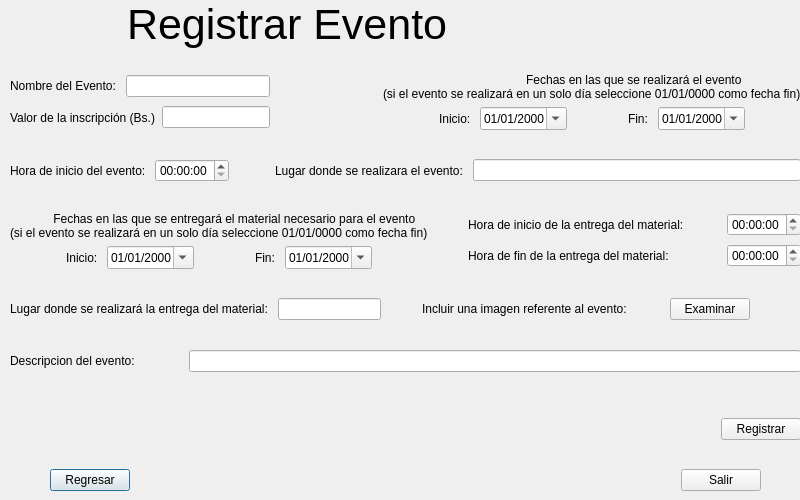
<?xml version="1.0" encoding="UTF-8"?>
<ui version="4.0">
 <class>RegEventWindow</class>
 <widget class="QDialog" name="RegEventWindow">
  <property name="geometry">
   <rect>
    <x>0</x>
    <y>0</y>
    <width>800</width>
    <height>500</height>
   </rect>
  </property>
  <property name="windowTitle">
   <string>Championship</string>
  </property>
  <property name="windowIcon">
   <iconset resource="img/logo.qrc">
    <normaloff>:/logo/logo.png</normaloff>:/logo/logo.png</iconset>
  </property>
  <widget class="QWidget" name="layoutWidget">
   <property name="geometry">
    <rect>
     <x>10</x>
     <y>0</y>
     <width>791</width>
     <height>491</height>
    </rect>
   </property>
   <layout class="QGridLayout" name="gridLayout_4">
    <item row="3" column="0" colspan="5">
     <layout class="QHBoxLayout" name="horizontalLayout_24">
      <item>
       <layout class="QVBoxLayout" name="verticalLayout_6">
        <item>
         <layout class="QHBoxLayout" name="horizontalLayout_25">
          <item>
           <spacer name="horizontalSpacer_27">
            <property name="orientation">
             <enum>Qt::Horizontal</enum>
            </property>
            <property name="sizeHint" stdset="0">
             <size>
              <width>40</width>
              <height>20</height>
             </size>
            </property>
           </spacer>
          </item>
          <item>
           <widget class="QPushButton" name="pbRegresar">
            <property name="enabled">
             <bool>true</bool>
            </property>
            <property name="text">
             <string>Regresar</string>
            </property>
           </widget>
          </item>
          <item>
           <spacer name="horizontalSpacer_28">
            <property name="orientation">
             <enum>Qt::Horizontal</enum>
            </property>
            <property name="sizeHint" stdset="0">
             <size>
              <width>40</width>
              <height>20</height>
             </size>
            </property>
           </spacer>
          </item>
         </layout>
        </item>
       </layout>
      </item>
      <item>
       <spacer name="horizontalSpacer_29">
        <property name="orientation">
         <enum>Qt::Horizontal</enum>
        </property>
        <property name="sizeHint" stdset="0">
         <size>
          <width>40</width>
          <height>20</height>
         </size>
        </property>
       </spacer>
      </item>
      <item>
       <spacer name="horizontalSpacer_30">
        <property name="orientation">
         <enum>Qt::Horizontal</enum>
        </property>
        <property name="sizeHint" stdset="0">
         <size>
          <width>40</width>
          <height>20</height>
         </size>
        </property>
       </spacer>
      </item>
      <item>
       <spacer name="horizontalSpacer_31">
        <property name="orientation">
         <enum>Qt::Horizontal</enum>
        </property>
        <property name="sizeHint" stdset="0">
         <size>
          <width>40</width>
          <height>20</height>
         </size>
        </property>
       </spacer>
      </item>
      <item>
       <layout class="QVBoxLayout" name="verticalLayout_7">
        <item>
         <layout class="QHBoxLayout" name="horizontalLayout_26">
          <item>
           <spacer name="horizontalSpacer_32">
            <property name="orientation">
             <enum>Qt::Horizontal</enum>
            </property>
            <property name="sizeHint" stdset="0">
             <size>
              <width>40</width>
              <height>20</height>
             </size>
            </property>
           </spacer>
          </item>
          <item>
           <widget class="QPushButton" name="pbSalir">
            <property name="text">
             <string>Salir</string>
            </property>
           </widget>
          </item>
          <item>
           <spacer name="horizontalSpacer_33">
            <property name="orientation">
             <enum>Qt::Horizontal</enum>
            </property>
            <property name="sizeHint" stdset="0">
             <size>
              <width>40</width>
              <height>20</height>
             </size>
            </property>
           </spacer>
          </item>
         </layout>
        </item>
       </layout>
      </item>
     </layout>
    </item>
    <item row="0" column="2">
     <spacer name="horizontalSpacer_34">
      <property name="orientation">
       <enum>Qt::Horizontal</enum>
      </property>
      <property name="sizeHint" stdset="0">
       <size>
        <width>40</width>
        <height>20</height>
       </size>
      </property>
     </spacer>
    </item>
    <item row="2" column="0" colspan="5">
     <layout class="QVBoxLayout" name="verticalLayout_8">
      <item>
       <layout class="QGridLayout" name="gridLayout_5">
        <item row="0" column="0">
         <layout class="QHBoxLayout" name="horizontalLayout_27">
          <item>
           <widget class="QLabel" name="nombreEventotl_2">
            <property name="text">
             <string>Nombre del Evento: </string>
            </property>
           </widget>
          </item>
          <item>
           <widget class="QLineEdit" name="leEventName"/>
          </item>
         </layout>
        </item>
        <item row="0" column="1">
         <spacer name="horizontalSpacer_35">
          <property name="orientation">
           <enum>Qt::Horizontal</enum>
          </property>
          <property name="sizeHint" stdset="0">
           <size>
            <width>40</width>
            <height>20</height>
           </size>
          </property>
         </spacer>
        </item>
        <item row="0" column="2" rowspan="2">
         <layout class="QVBoxLayout" name="verticalLayout_9">
          <item>
           <layout class="QHBoxLayout" name="horizontalLayout_28">
            <item>
             <widget class="QLabel" name="label_5">
              <property name="text">
               <string>                                           Fechas en las que se realizará el evento
(si el evento se realizará en un solo día seleccione 01/01/0000 como fecha fin)</string>
              </property>
             </widget>
            </item>
           </layout>
          </item>
          <item>
           <layout class="QHBoxLayout" name="horizontalLayout_29">
            <item>
             <spacer name="horizontalSpacer_36">
              <property name="orientation">
               <enum>Qt::Horizontal</enum>
              </property>
              <property name="sizeHint" stdset="0">
               <size>
                <width>40</width>
                <height>20</height>
               </size>
              </property>
             </spacer>
            </item>
            <item>
             <widget class="QLabel" name="label_13">
              <property name="text">
               <string>Inicio: </string>
              </property>
             </widget>
            </item>
            <item>
             <widget class="QDateEdit" name="deDateBegEv">
              <property name="displayFormat">
               <string>dd/MM/yyyy</string>
              </property>
              <property name="calendarPopup">
               <bool>true</bool>
              </property>
             </widget>
            </item>
            <item>
             <spacer name="horizontalSpacer_37">
              <property name="orientation">
               <enum>Qt::Horizontal</enum>
              </property>
              <property name="sizeHint" stdset="0">
               <size>
                <width>40</width>
                <height>20</height>
               </size>
              </property>
             </spacer>
            </item>
            <item>
             <widget class="QLabel" name="label_14">
              <property name="text">
               <string>Fin: </string>
              </property>
             </widget>
            </item>
            <item>
             <widget class="QDateEdit" name="deDateFinEv">
              <property name="displayFormat">
               <string>dd/MM/yyyy</string>
              </property>
              <property name="calendarPopup">
               <bool>true</bool>
              </property>
             </widget>
            </item>
            <item>
             <spacer name="horizontalSpacer_38">
              <property name="orientation">
               <enum>Qt::Horizontal</enum>
              </property>
              <property name="sizeHint" stdset="0">
               <size>
                <width>40</width>
                <height>20</height>
               </size>
              </property>
             </spacer>
            </item>
           </layout>
          </item>
         </layout>
        </item>
        <item row="1" column="0">
         <layout class="QHBoxLayout" name="horizontalLayout_30">
          <item>
           <widget class="QLabel" name="valorinscripciontl_2">
            <property name="text">
             <string>Valor de la inscripción (Bs.)</string>
            </property>
           </widget>
          </item>
          <item>
           <widget class="QLineEdit" name="leInscripValue"/>
          </item>
         </layout>
        </item>
        <item row="1" column="1">
         <spacer name="horizontalSpacer_39">
          <property name="orientation">
           <enum>Qt::Horizontal</enum>
          </property>
          <property name="sizeHint" stdset="0">
           <size>
            <width>40</width>
            <height>20</height>
           </size>
          </property>
         </spacer>
        </item>
       </layout>
      </item>
      <item>
       <spacer name="verticalSpacer_12">
        <property name="orientation">
         <enum>Qt::Vertical</enum>
        </property>
        <property name="sizeHint" stdset="0">
         <size>
          <width>20</width>
          <height>17</height>
         </size>
        </property>
       </spacer>
      </item>
      <item>
       <layout class="QHBoxLayout" name="horizontalLayout_31">
        <item>
         <layout class="QHBoxLayout" name="horizontalLayout_32">
          <item>
           <widget class="QLabel" name="horaeventotl_2">
            <property name="text">
             <string>Hora de inicio del evento: </string>
            </property>
           </widget>
          </item>
          <item>
           <widget class="QTimeEdit" name="teEventHour">
            <property name="calendarPopup">
             <bool>false</bool>
            </property>
            <property name="time">
             <time>
              <hour>0</hour>
              <minute>0</minute>
              <second>0</second>
             </time>
            </property>
           </widget>
          </item>
         </layout>
        </item>
        <item>
         <spacer name="horizontalSpacer_40">
          <property name="orientation">
           <enum>Qt::Horizontal</enum>
          </property>
          <property name="sizeType">
           <enum>QSizePolicy::Minimum</enum>
          </property>
          <property name="sizeHint" stdset="0">
           <size>
            <width>40</width>
            <height>20</height>
           </size>
          </property>
         </spacer>
        </item>
        <item>
         <layout class="QHBoxLayout" name="horizontalLayout_33">
          <item>
           <widget class="QLabel" name="lugareventotl_2">
            <property name="text">
             <string>Lugar donde se realizara el evento: </string>
            </property>
           </widget>
          </item>
          <item>
           <widget class="QLineEdit" name="leEventPlace"/>
          </item>
         </layout>
        </item>
       </layout>
      </item>
      <item>
       <spacer name="verticalSpacer_13">
        <property name="orientation">
         <enum>Qt::Vertical</enum>
        </property>
        <property name="sizeHint" stdset="0">
         <size>
          <width>20</width>
          <height>18</height>
         </size>
        </property>
       </spacer>
      </item>
      <item>
       <layout class="QGridLayout" name="gridLayout_6">
        <item row="0" column="0" rowspan="2">
         <layout class="QVBoxLayout" name="verticalLayout_10">
          <item>
           <layout class="QHBoxLayout" name="horizontalLayout_34">
            <item>
             <widget class="QLabel" name="label_6">
              <property name="text">
               <string>             Fechas en las que se entregará el material necesario para el evento
(si el evento se realizará en un solo día seleccione 01/01/0000 como fecha fin)</string>
              </property>
             </widget>
            </item>
           </layout>
          </item>
          <item>
           <layout class="QHBoxLayout" name="horizontalLayout_35">
            <item>
             <spacer name="horizontalSpacer_41">
              <property name="orientation">
               <enum>Qt::Horizontal</enum>
              </property>
              <property name="sizeHint" stdset="0">
               <size>
                <width>40</width>
                <height>20</height>
               </size>
              </property>
             </spacer>
            </item>
            <item>
             <widget class="QLabel" name="label_15">
              <property name="text">
               <string>Inicio: </string>
              </property>
             </widget>
            </item>
            <item>
             <widget class="QDateEdit" name="deDateBegMate">
              <property name="displayFormat">
               <string>dd/MM/yyyy</string>
              </property>
              <property name="calendarPopup">
               <bool>true</bool>
              </property>
             </widget>
            </item>
            <item>
             <spacer name="horizontalSpacer_42">
              <property name="orientation">
               <enum>Qt::Horizontal</enum>
              </property>
              <property name="sizeHint" stdset="0">
               <size>
                <width>40</width>
                <height>20</height>
               </size>
              </property>
             </spacer>
            </item>
            <item>
             <widget class="QLabel" name="label_16">
              <property name="text">
               <string>Fin: </string>
              </property>
             </widget>
            </item>
            <item>
             <widget class="QDateEdit" name="deDateFinMate">
              <property name="displayFormat">
               <string>dd/MM/yyyy</string>
              </property>
              <property name="calendarPopup">
               <bool>true</bool>
              </property>
             </widget>
            </item>
            <item>
             <spacer name="horizontalSpacer_43">
              <property name="orientation">
               <enum>Qt::Horizontal</enum>
              </property>
              <property name="sizeHint" stdset="0">
               <size>
                <width>40</width>
                <height>20</height>
               </size>
              </property>
             </spacer>
            </item>
           </layout>
          </item>
         </layout>
        </item>
        <item row="0" column="1">
         <spacer name="horizontalSpacer_44">
          <property name="orientation">
           <enum>Qt::Horizontal</enum>
          </property>
          <property name="sizeHint" stdset="0">
           <size>
            <width>40</width>
            <height>20</height>
           </size>
          </property>
         </spacer>
        </item>
        <item row="0" column="2">
         <layout class="QHBoxLayout" name="horizontalLayout_36">
          <item>
           <widget class="QLabel" name="horainimaterialtl_2">
            <property name="text">
             <string>Hora de inicio de la entrega del material: </string>
            </property>
           </widget>
          </item>
          <item>
           <spacer name="horizontalSpacer_2">
            <property name="orientation">
             <enum>Qt::Horizontal</enum>
            </property>
            <property name="sizeHint" stdset="0">
             <size>
              <width>40</width>
              <height>20</height>
             </size>
            </property>
           </spacer>
          </item>
          <item>
           <widget class="QTimeEdit" name="teHourBegMate"/>
          </item>
         </layout>
        </item>
        <item row="1" column="1">
         <spacer name="horizontalSpacer_45">
          <property name="orientation">
           <enum>Qt::Horizontal</enum>
          </property>
          <property name="sizeHint" stdset="0">
           <size>
            <width>40</width>
            <height>20</height>
           </size>
          </property>
         </spacer>
        </item>
        <item row="1" column="2">
         <layout class="QHBoxLayout" name="horizontalLayout_37">
          <item>
           <widget class="QLabel" name="horafinmaterialtl_2">
            <property name="text">
             <string>Hora de fin de la entrega del material: </string>
            </property>
           </widget>
          </item>
          <item>
           <spacer name="horizontalSpacer">
            <property name="orientation">
             <enum>Qt::Horizontal</enum>
            </property>
            <property name="sizeHint" stdset="0">
             <size>
              <width>40</width>
              <height>20</height>
             </size>
            </property>
           </spacer>
          </item>
          <item>
           <widget class="QTimeEdit" name="teHourFinMate"/>
          </item>
         </layout>
        </item>
       </layout>
      </item>
      <item>
       <spacer name="verticalSpacer_14">
        <property name="orientation">
         <enum>Qt::Vertical</enum>
        </property>
        <property name="sizeHint" stdset="0">
         <size>
          <width>17</width>
          <height>17</height>
         </size>
        </property>
       </spacer>
      </item>
      <item>
       <layout class="QHBoxLayout" name="horizontalLayout_38">
        <item>
         <layout class="QHBoxLayout" name="horizontalLayout_39">
          <item>
           <widget class="QLabel" name="lugarmaterialtl_2">
            <property name="text">
             <string>Lugar donde se realizará la entrega del material: </string>
            </property>
           </widget>
          </item>
          <item>
           <widget class="QLineEdit" name="leMatePlace"/>
          </item>
         </layout>
        </item>
        <item>
         <spacer name="horizontalSpacer_46">
          <property name="orientation">
           <enum>Qt::Horizontal</enum>
          </property>
          <property name="sizeHint" stdset="0">
           <size>
            <width>40</width>
            <height>20</height>
           </size>
          </property>
         </spacer>
        </item>
        <item>
         <layout class="QHBoxLayout" name="horizontalLayout_40">
          <item>
           <widget class="QLabel" name="label_7">
            <property name="text">
             <string>Incluir una imagen referente al evento:</string>
            </property>
           </widget>
          </item>
          <item>
           <spacer name="horizontalSpacer_47">
            <property name="orientation">
             <enum>Qt::Horizontal</enum>
            </property>
            <property name="sizeHint" stdset="0">
             <size>
              <width>40</width>
              <height>20</height>
             </size>
            </property>
           </spacer>
          </item>
          <item>
           <widget class="QPushButton" name="examinarpb_2">
            <property name="text">
             <string>Examinar</string>
            </property>
           </widget>
          </item>
          <item>
           <spacer name="horizontalSpacer_48">
            <property name="orientation">
             <enum>Qt::Horizontal</enum>
            </property>
            <property name="sizeHint" stdset="0">
             <size>
              <width>40</width>
              <height>20</height>
             </size>
            </property>
           </spacer>
          </item>
          <item>
           <widget class="QLabel" name="lePicture">
            <property name="text">
             <string/>
            </property>
           </widget>
          </item>
         </layout>
        </item>
       </layout>
      </item>
      <item>
       <spacer name="verticalSpacer_15">
        <property name="orientation">
         <enum>Qt::Vertical</enum>
        </property>
        <property name="sizeHint" stdset="0">
         <size>
          <width>20</width>
          <height>18</height>
         </size>
        </property>
       </spacer>
      </item>
      <item>
       <layout class="QHBoxLayout" name="horizontalLayout_41">
        <item>
         <widget class="QLabel" name="descripciontl_2">
          <property name="text">
           <string>Descripcion del evento:</string>
          </property>
         </widget>
        </item>
        <item>
         <spacer name="horizontalSpacer_49">
          <property name="orientation">
           <enum>Qt::Horizontal</enum>
          </property>
          <property name="sizeType">
           <enum>QSizePolicy::Minimum</enum>
          </property>
          <property name="sizeHint" stdset="0">
           <size>
            <width>48</width>
            <height>17</height>
           </size>
          </property>
         </spacer>
        </item>
        <item>
         <widget class="QLineEdit" name="leDescription"/>
        </item>
       </layout>
      </item>
      <item>
       <spacer name="verticalSpacer">
        <property name="orientation">
         <enum>Qt::Vertical</enum>
        </property>
        <property name="sizeHint" stdset="0">
         <size>
          <width>20</width>
          <height>40</height>
         </size>
        </property>
       </spacer>
      </item>
      <item>
       <layout class="QHBoxLayout" name="horizontalLayout_42">
        <item>
         <spacer name="horizontalSpacer_53">
          <property name="orientation">
           <enum>Qt::Horizontal</enum>
          </property>
          <property name="sizeHint" stdset="0">
           <size>
            <width>40</width>
            <height>20</height>
           </size>
          </property>
         </spacer>
        </item>
        <item>
         <widget class="QPushButton" name="pbRegistrar">
          <property name="text">
           <string>Registrar</string>
          </property>
         </widget>
        </item>
       </layout>
      </item>
      <item>
       <spacer name="verticalSpacer_16">
        <property name="orientation">
         <enum>Qt::Vertical</enum>
        </property>
        <property name="sizeHint" stdset="0">
         <size>
          <width>20</width>
          <height>18</height>
         </size>
        </property>
       </spacer>
      </item>
     </layout>
    </item>
    <item row="0" column="0">
     <spacer name="horizontalSpacer_50">
      <property name="orientation">
       <enum>Qt::Horizontal</enum>
      </property>
      <property name="sizeHint" stdset="0">
       <size>
        <width>40</width>
        <height>20</height>
       </size>
      </property>
     </spacer>
    </item>
    <item row="0" column="3">
     <spacer name="horizontalSpacer_51">
      <property name="orientation">
       <enum>Qt::Horizontal</enum>
      </property>
      <property name="sizeHint" stdset="0">
       <size>
        <width>40</width>
        <height>20</height>
       </size>
      </property>
     </spacer>
    </item>
    <item row="0" column="4">
     <spacer name="horizontalSpacer_52">
      <property name="orientation">
       <enum>Qt::Horizontal</enum>
      </property>
      <property name="sizeHint" stdset="0">
       <size>
        <width>40</width>
        <height>20</height>
       </size>
      </property>
     </spacer>
    </item>
    <item row="0" column="1">
     <widget class="QLabel" name="label_8">
      <property name="font">
       <font>
        <pointsize>32</pointsize>
       </font>
      </property>
      <property name="text">
       <string>Registrar Evento</string>
      </property>
     </widget>
    </item>
    <item row="1" column="1">
     <spacer name="verticalSpacer_17">
      <property name="orientation">
       <enum>Qt::Vertical</enum>
      </property>
      <property name="sizeType">
       <enum>QSizePolicy::Minimum</enum>
      </property>
      <property name="sizeHint" stdset="0">
       <size>
        <width>20</width>
        <height>18</height>
       </size>
      </property>
     </spacer>
    </item>
   </layout>
  </widget>
  <zorder>layoutWidget</zorder>
  <zorder>leEventName</zorder>
 </widget>
 <resources>
  <include location="img/logo.qrc"/>
 </resources>
 <connections>
  <connection>
   <sender>pbRegresar</sender>
   <signal>clicked()</signal>
   <receiver>RegEventWindow</receiver>
   <slot>close()</slot>
   <hints>
    <hint type="sourcelabel">
     <x>122</x>
     <y>477</y>
    </hint>
    <hint type="destinationlabel">
     <x>167</x>
     <y>452</y>
    </hint>
   </hints>
  </connection>
  <connection>
   <sender>pbSalir</sender>
   <signal>clicked()</signal>
   <receiver>RegEventWindow</receiver>
   <slot>close()</slot>
   <hints>
    <hint type="sourcelabel">
     <x>697</x>
     <y>474</y>
    </hint>
    <hint type="destinationlabel">
     <x>655</x>
     <y>465</y>
    </hint>
   </hints>
  </connection>
 </connections>
</ui>
